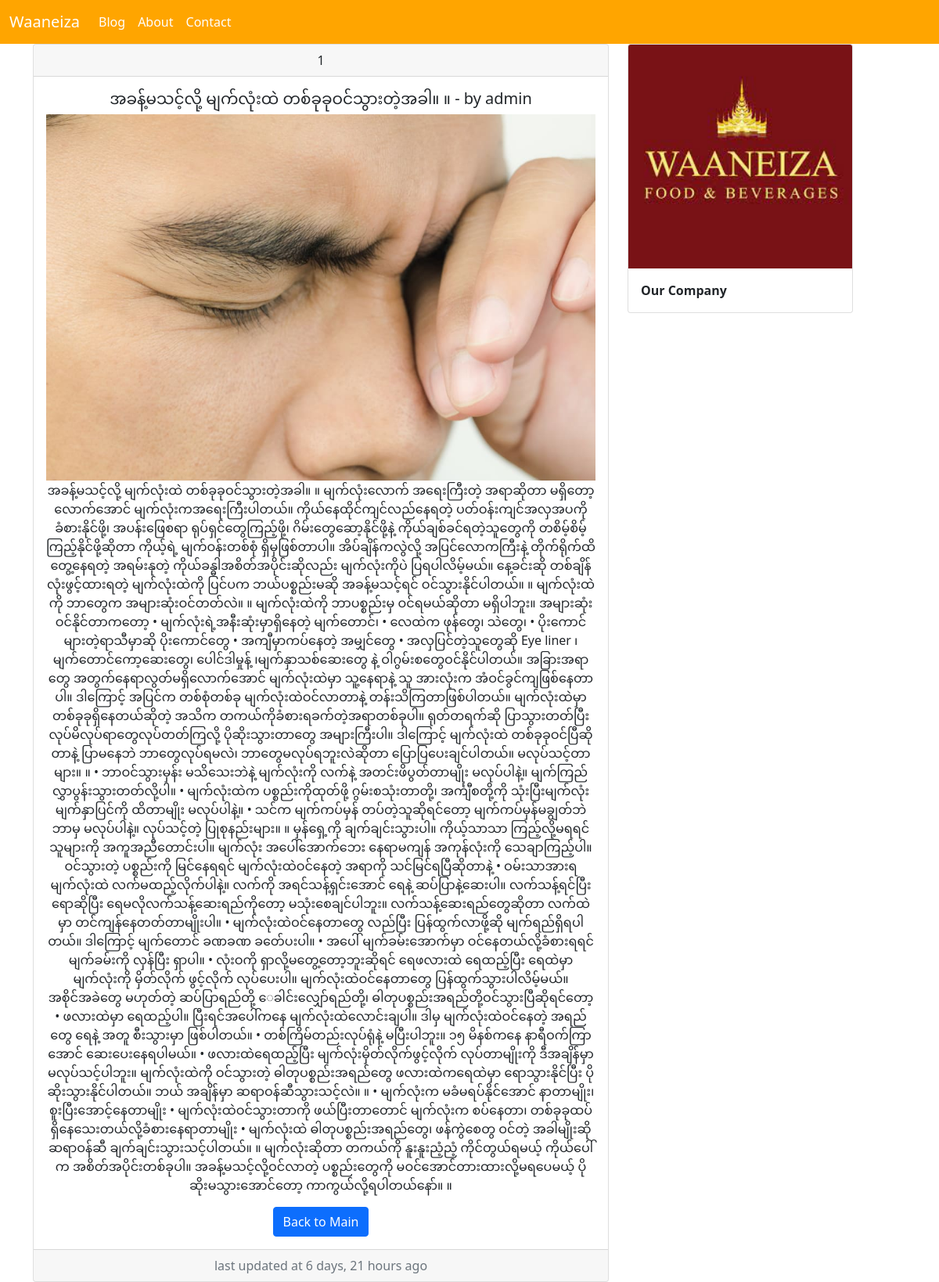
/1/, run on the app's committed database.
### blog/models.py (models this page shows, shortened)
class Post(models.Model):
    title = models.CharField(max_length=255)
    category = models.ForeignKey(Category, on_delete=models.CASCADE)
    content = RichTextField ()
    image = models.ImageField(upload_to='images')
    author = models.ForeignKey(User, on_delete=models.CASCADE)
    date = models.DateTimeField()

### blog/views.py (the view)
# urls.py: path('<int:post_id>/', views.detail, name='detail'),
def detail(request, post_id):
    post =  get_object_or_404(Post, pk=post_id)
    context = {
        'post':post
    }
    return render(request, 'blog/detail.html', context)

### blog/templates/blog/detail.html
{% extends 'blog/base.html' %}
{% block content %}
    <div class="card text-center">
        <div class="card-header">
        {{ post.id }}
        </div>
        <div class="card-body">
        <h5 class="card-title">{{ post.title }} - by {{ post.author }}</h5>
        <img src="{{ post.image.url }}" class="img-fluid" />
        <p class="card-text">{{ post.content|safe }}</p>
        <a href="{% url 'index' %}" class="btn btn-primary">Back to Main</a>
        </div>
        <div class="card-footer text-muted">
        last updated at {{ post.date|timesince }} ago
        </div>
    </div>
{% endblock %}

### data on the page
Post: id "1", title "အခန့်မသင့်လို့ မျက်လုံးထဲ တစ်ခုခုဝင်သွားတဲ့အခါ။ ။", author "admin", image (picture), content "အခန့်မသင့်လို့ မျက်လုံးထဲ တစ်ခုခုဝင်သွားတဲ့အခါ။ ။ မျက်လုံးလောက် အရေးကြီးတဲ့ အရာဆိုတာ မရှိတော့လောက်အောင် မျက်လုံးကအရေးကြီးပါတယ်။ ကိုယ်နေထိုင်ကျင်လည်နေရတဲ့ ပတ်ဝန်းကျင်အလှအပကိုခံစားနိုင်ဖို့၊ အပန်းဖြေစရာ ရုပ်ရှင်တွေကြည့်ဖို့၊ ဂိမ်းတွေဆော့နိုင်ဖို့နဲ့ ကိုယ်ချစ်ခင်ရတဲ့သူတွေကို တစိမ့်စိမ့်ကြည့်နိုင်ဖို့ဆိုတာ ကိုယ့်ရဲ့ မျက်ဝန်းတစ်စုံ ရှိမှဖြစ်တာပါ။ အိပ်ချိန်ကလွဲလို့ အပြင်လောကကြီးနဲ့ တိုက်ရိုက်ထိတွေ့နေရတဲ့ အရမ်းနုတဲ့ ကိုယ်ခန္ဓါအစိတ်အပိုင်းဆိုလည်း မျက်လုံးကိုပဲ ပြရပါလိမ့်မယ်။ နေ့ခင်းဆို တစ်ချိန်လုံးဖွင့်ထားရတဲ့ မျက်လုံးထဲကို ပြင်ပက ဘယ်ပစ္စည်းမဆို အခန့်မသင့်ရင် ဝင်သွားနိုင်ပါတယ်။ ။ မျက်လုံးထဲကို ဘာတွေက အများဆုံးဝင်တတ်လဲ။ ။ မျက်လုံးထဲကို ဘာပစ္စည်းမှ ဝင်ရမယ်ဆိုတာ မရှိပါဘူး။ အများဆုံးဝင်နိုင်တာကတော့ •…", date "6 days, 21 hours"
